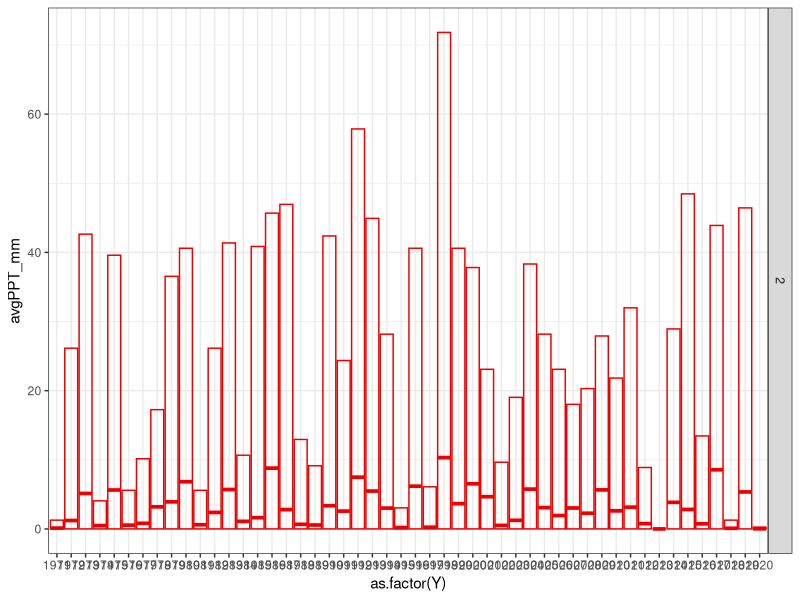
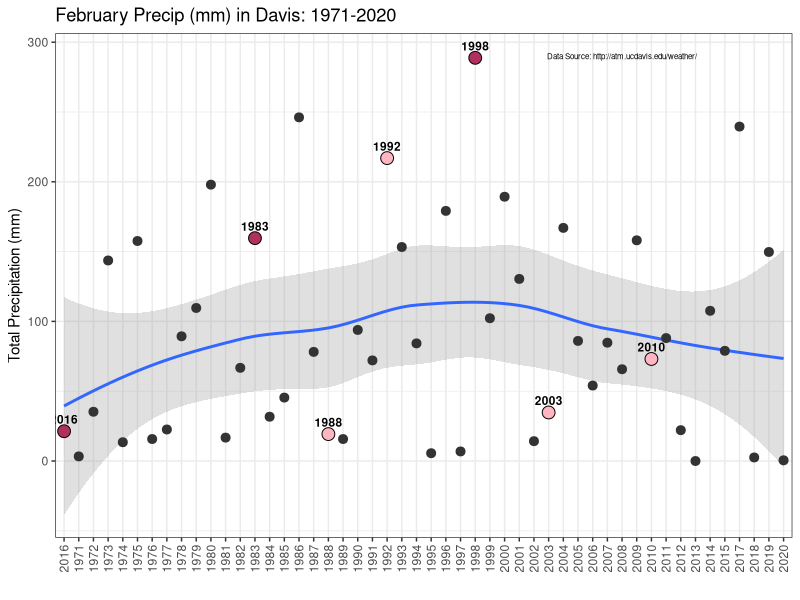
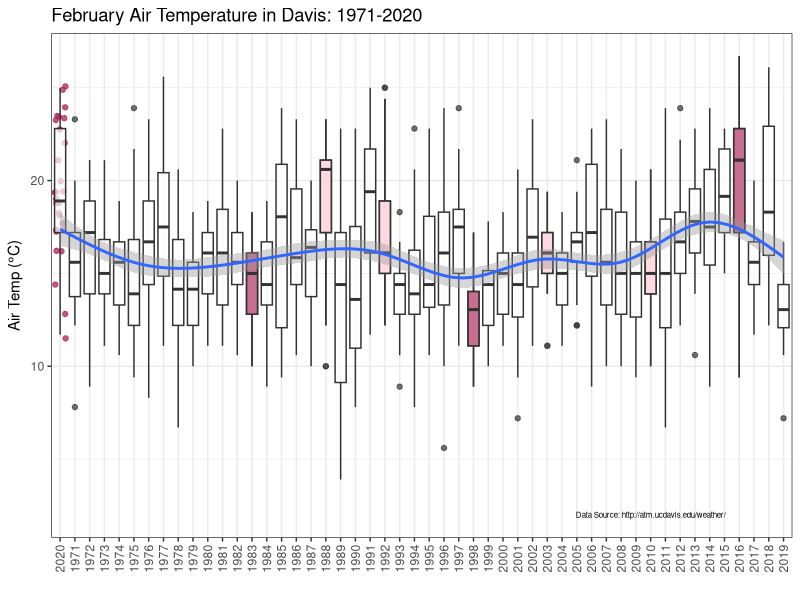
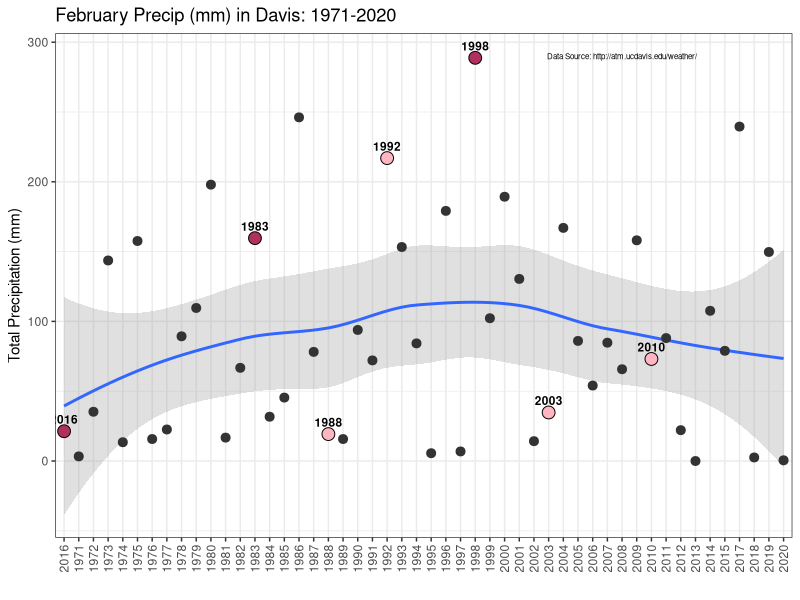
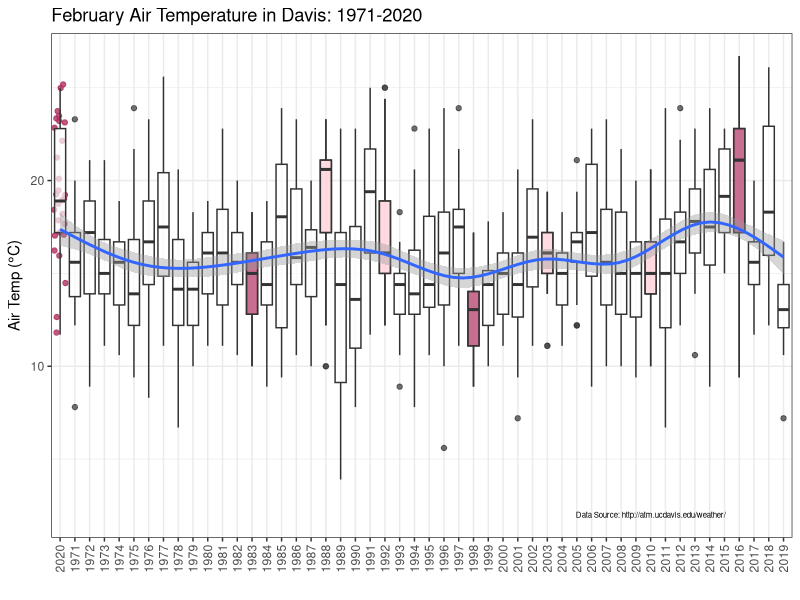

The R script that drew these images, in order:
# GET UCD CLIMATE 

# climate data from UC Climate (http://ipm.ucanr.edu/WEATHER/index.html)
# http://apps.atm.ucdavis.edu/wxdata/data/
library(tidyverse)
library(lubridate); 
library(stringr)
library(glue)

# get historical climate data
dav <- read.csv("data/climate_Davis_historical_1970_2020.csv", skip = 55)
dav %<>% 
  select(Station:min,Soil.max, min.1) %>% 
  filter(!is.na(Air.max))

# need to split out date/time
dav$Time<-ifelse(nchar(dav$Time)<4,str_pad(dav$Time, side = "left", width = 4, pad="0"),  dav$Time)
dav$Time<-paste0(dav$Time,"00") # add zeros to make HMS
dav$datetime<-ymd_hms(paste0(dav$Date, dav$Time))
dav$Y<-year(dav$datetime)
dav$M<-month(dav$datetime)
dav$DOY<-yday(dav$datetime)

dav1 <- dav %>% 
  select(datetime, Station, Precip:min.1, Y, M, DOY) %>% 
  group_by(Y, M, Station) %>% 
  filter(M==2) # limit to FEB 
glimpse(dav1)
dav1$decade <- cut(x = dav1$Y,include.lowest = T,dig.lab = 4, breaks = c(1980, 1990, 2000, 2010, 2020), labels = c('1980s','1990s','2000s','2010s'))

  
dav2 <- dav %>% 
  select(datetime, Station, Precip:min.1, Y, M, DOY) %>% 
  group_by(Y, M, Station) %>% 
  filter(M==2) %>% # limit to FEB 
  summarize("totPPT_mm"=sum(Precip),
            "avgAir.max"=mean(Air.max))

ppt <- dav %>% 
  select(datetime, Precip:min.1, Y, M, DOY) %>% 
  group_by(Y, M) %>% 
  filter(M==2) %>% # limit to FEB 
  summarize("totPPT_mm"=sum(Precip),
            "avgPPT_mm"=mean(Precip),
            "maxPPT_mm"=max(Precip),
            "minPPT_mm"=min(Precip))

head(ppt)
ppt$decade <- cut(x = ppt$Y,include.lowest = T,dig.lab = 4, breaks = c(1980, 1990, 2000, 2010, 2020), labels = c('1980s','1990s','2000s','2010s'))
head(ppt)

# precip in FEB
ggplot(data = ppt, aes(x = as.factor(Y), y = avgPPT_mm, group=Y)) +
  geom_crossbar(data= ppt, aes(x=as.factor(Y), ymax=maxPPT_mm, ymin=minPPT_mm, group=as.factor(Y)), alpha= 0.5, color="red2") +
  theme_bw()+
  #geom_point(data=ppt[ppt$Y==2016,], aes(x=as.factor(Y), y=maxPPT_mm, group=as.factor(Y)), fill="blue", alpha=0.7) + theme_bw() +
  facet_grid(M~.)

# precip plot
ggplot(data = ppt, aes(x = as.factor(Y), y = totPPT_mm, group=Y)) +
  geom_point(data=ppt[ppt$Y==2016,], aes(x=as.factor(Y), y=totPPT_mm, group=Y), color="maroon", alpha=0.8) +
  geom_smooth(data=ppt, aes(x=as.factor(Y), y= totPPT_mm, group=M), alpha=0.3) +
  geom_point(data=ppt, aes(x=as.factor(Y),y=totPPT_mm, group=Y), color="gray20", size=2.7)+
  geom_point(data=ppt[ppt$Y==2016,], aes(x=as.factor(Y),y=totPPT_mm, group=Y), pch=21, fill="maroon", size=4) +
  geom_point(data=ppt[ppt$Y==1983,], aes(x=as.factor(Y),y=totPPT_mm, group=Y), pch=21, fill="maroon", size=4) +
  geom_point(data=ppt[ppt$Y==1998,], aes(x=as.factor(Y),y=totPPT_mm, group=Y), pch=21, fill="maroon", size=4) +
  geom_point(data=ppt[ppt$Y==1988,], aes(x=as.factor(Y),y=totPPT_mm, group=Y), pch=21, fill="lightpink", size=4) +
  geom_point(data=ppt[ppt$Y==1992,], aes(x=as.factor(Y),y=totPPT_mm, group=Y), pch=21, fill="lightpink", size=4) +
  geom_point(data=ppt[ppt$Y==2003,], aes(x=as.factor(Y),y=totPPT_mm, group=Y), pch=21, fill="lightpink", size=4) +
  geom_point(data=ppt[ppt$Y==2010,], aes(x=as.factor(Y),y=totPPT_mm, group=Y), pch=21, fill="lightpink", size=4) +
  geom_text(data=ppt[ppt$Y==2016 | ppt$Y==1983 | ppt$Y==1988 | ppt$Y==1998 | ppt$Y==1992 | ppt$Y==2003 | ppt$Y==2010,], 
             aes(label=Y, x=as.factor(Y), y=totPPT_mm), size=3, vjust = -0.90, nudge_y=-0.5, fontface = "bold")+
  ylab(paste("Total Precipitation (mm)")) + theme_bw() + xlab("") +
  theme(axis.text.x = element_text(angle = 90, vjust = 0.5)) + 
  ggtitle(label = "February Precip (mm) in Davis: 1971-2020") + 
  annotate("text", x=as.factor(2008), y=290, size=2, label="Data Source: http://atm.ucdavis.edu/weather/")

ggsave(filename = "figs/Feb_ppt_Davis_1971-2020.png", width = 8, height=5, units = "in", dpi = 300)


# airtemp in FEB
ggplot(data = dav1, aes(x = as.factor(Y), y = Air.max, group=Station)) +
  geom_jitter(data=dav1[dav1$Y==2020,], aes(x=as.factor(Y), y=Air.max, group=Y), color="maroon", alpha=0.8) +
  geom_boxplot(data= dav1, aes(x=as.factor(Y), ymax=Air.max, ymin=min, group=Y), color="gray20", alpha=0.7)+
  geom_boxplot(data=dav1[dav1$Y==2016,], aes(x=as.factor(Y), ymax=Air.max, ymin=min, group=Y), fill="maroon", alpha=0.7) +
  geom_boxplot(data=dav1[dav1$Y==1983,], aes(x=as.factor(Y), ymax=Air.max, ymin=min, group=Y), fill="maroon", alpha=0.7) +
  geom_boxplot(data=dav1[dav1$Y==1998,], aes(x=as.factor(Y), ymax=Air.max, ymin=min, group=Y), fill="maroon", alpha=0.7) +
  geom_boxplot(data=dav1[dav1$Y==1988,], aes(x=as.factor(Y), ymax=Air.max, ymin=min, group=Y), fill="lightpink", alpha=0.5) +
  geom_boxplot(data=dav1[dav1$Y==1992,], aes(x=as.factor(Y), ymax=Air.max, ymin=min, group=Y), fill="lightpink", alpha=0.5) +
  geom_boxplot(data=dav1[dav1$Y==2003,], aes(x=as.factor(Y), ymax=Air.max, ymin=min, group=Y), fill="lightpink", alpha=0.5) +
  geom_boxplot(data=dav1[dav1$Y==2010,], aes(x=as.factor(Y), ymax=Air.max, ymin=min, group=Y), fill="lightpink", alpha=0.5) +
  geom_smooth(data=dav1, aes(x=as.factor(Y), y= Air.max, group=Station)) +
  ylab(expression(paste("Air Temp (", degree, "C)"))) + theme_bw() + xlab("") +
  theme(axis.text.x = element_text(angle = 90, vjust = 0.5)) + 
  ggtitle(label = "February Air Temperature in Davis: 1971-2020") + 
  annotate("text", x=as.factor(2010), y=2, size=2, label="Data Source: http://atm.ucdavis.edu/weather/")

ggsave(filename = "figs/Feb_airtemp_Davis_1971-2020.png", width = 8, height=6, units = "in", dpi = 300)

# air only for all but 2016, J-F-M
dav %>% 
  select(Station, Precip:min.1, Y, M, DOY) %>% 
  group_by(M) %>% 
  filter(M<4 & Y<2016) %>% # limit to JAN-FEB 
  summarize(#"totPPT_mm"=sum(Precip),
            #"avgPPT_mm"=mean(Precip),
            "avgAir"=mean(c(Air.max,min)),
            "avgAirmax"=mean(Air.max),
            "avgAirmin"=mean(min)) %>% 
  as.data.frame()



# do some stats by decade to look for changes in ppt
library(coin) 
head(ppt)
head(dav1)

# monte carlo sampling of precip vs decade using FEB only
oneway_test(totPPT_mm ~ decade,data=ppt,distribution='approximate')

# monte carlo sampling of Air.max vs decade using FEB only
oneway_test(Air.max ~ decade,data=dav1[dav1$M==2,],distribution='approximate')
